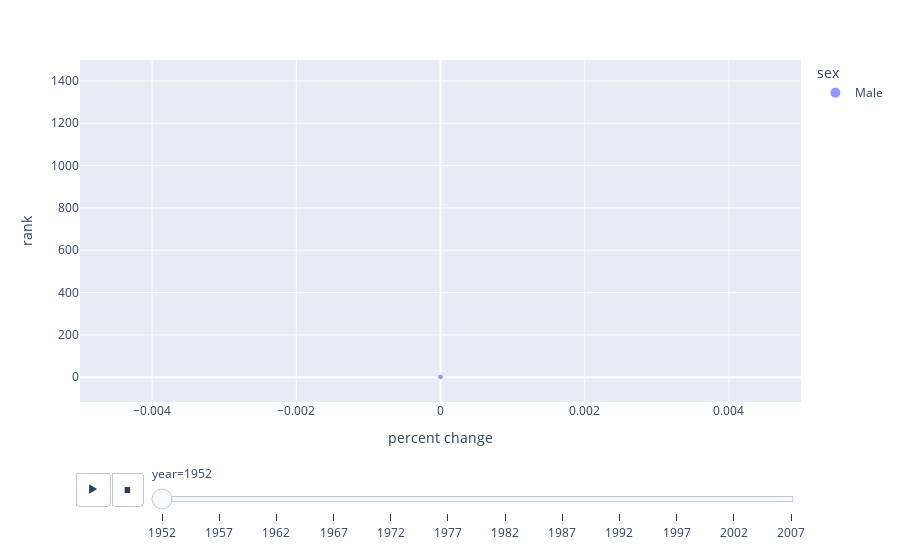

Notebook code cell kept with this figure:
### Code cell
import pandas as pd
import plotly.express as px

# Load the gapminder dataset
df = px.data.gapminder()

# Creating new columns for demonstration (replace with actual logic/data as needed)
df['percent change'] = df['gdpPercap'].pct_change().fillna(0)  # Example logic for percent change
df['rank'] = df['lifeExp'].rank()  # Ranking based on life expectancy
df['percent'] = df['pop'] / df['pop'].sum() * 100  # Percentage of total population
df['sex'] = ['Male' if i % 2 == 0 else 'Female' for i in range(len(df))]  # Adding a fake 'sex' column
df['name'] = df['country']  # Using country as name for demo purposes

# Create a scatter plot with the new columns
fig = px.scatter(df, 
                 x="percent change", 
                 y="rank", 
                 size="percent", 
                 color="sex", 
                 animation_frame="year", 
                 animation_group="name", 
                 hover_name="name", 
                 size_max=50, 
                 range_x=[-0.005, 0.005])

fig.show()

### Figure 1 — Plotly figure (JSON) as saved in the notebook; plotly's stock layout.template omitted (floating-point values rounded to 4 significant figures; data arrays with more than 128 entries replaced by an {"elided": "..."} marker saying what was removed)
{"data": [{"hovertemplate": "<b>%{hovertext}</b><br><br>sex=Male<br>year=1952<br>percent change=%{x}<br>rank=%{y}<br>percent=%{marker.size}<extra></extra>", "hovertext": {"elided": "142 str values"}, "ids": {"elided": "142 str values"}, "legendgroup": "Male", "marker": {"color": "#636efa", "size": {"elided": "142 float values"}, "sizemode": "area", "sizeref": 0.001046, "symbol": "circle"}, "mode": "markers", "name": "Male", "orientation": "v", "showlegend": true, "type": "scatter", "x": {"elided": "142 float values"}, "xaxis": "x", "y": {"elided": "142 float values"}, "yaxis": "y"}], "layout": {"legend": {"itemsizing": "constant", "title": {"text": "sex"}, "tracegroupgap": 0}, "margin": {"t": 60}, "sliders": [{"active": 0, "currentvalue": {"prefix": "year="}, "len": 0.9, "pad": {"b": 10, "t": 60}, "steps": [{"args": [["1952"], {"frame": {"duration": 0, "redraw": false}, "fromcurrent": true, "mode": "immediate", "transition": {"duration": 0, "easing": "linear"}}], "label": "1952", "method": "animate"}, {"args": [["1957"], {"frame": {"duration": 0, "redraw": false}, "fromcurrent": true, "mode": "immediate", "transition": {"duration": 0, "easing": "linear"}}], "label": "1957", "method": "animate"}, {"args": [["1962"], {"frame": {"duration": 0, "redraw": false}, "fromcurrent": true, "mode": "immediate", "transition": {"duration": 0, "easing": "linear"}}], "label": "1962", "method": "animate"}, {"args": [["1967"], {"frame": {"duration": 0, "redraw": false}, "fromcurrent": true, "mode": "immediate", "transition": {"duration": 0, "easing": "linear"}}], "label": "1967", "method": "animate"}, {"args": [["1972"], {"frame": {"duration": 0, "redraw": false}, "fromcurrent": true, "mode": "immediate", "transition": {"duration": 0, "easing": "linear"}}], "label": "1972", "method": "animate"}, {"args": [["1977"], {"frame": {"duration": 0, "redraw": false}, "fromcurrent": true, "mode": "immediate", "transition": {"duration": 0, "easing": "linear"}}], "label": "1977", "method": "animate"}, {"args": [["1982"], {"frame": {"duration": 0, "redraw": false}, "fromcurrent": true, "mode": "immediate", "transition": {"duration": 0, "easing": "linear"}}], "label": "1982", "method": "animate"}, {"args": [["1987"], {"frame": {"duration": 0, "redraw": false}, "fromcurrent": true, "mode": "immediate", "transition": {"duration": 0, "easing": "linear"}}], "label": "1987", "method": "animate"}, {"args": [["1992"], {"frame": {"duration": 0, "redraw": false}, "fromcurrent": true, "mode": "immediate", "transition": {"duration": 0, "easing": "linear"}}], "label": "1992", "method": "animate"}, {"args": [["1997"], {"frame": {"duration": 0, "redraw": false}, "fromcurrent": true, "mode": "immediate", "transition": {"duration": 0, "easing": "linear"}}], "label": "1997", "method": "animate"}, {"args": [["2002"], {"frame": {"duration": 0, "redraw": false}, "fromcurrent": true, "mode": "immediate", "transition": {"duration": 0, "easing": "linear"}}], "label": "2002", "method": "animate"}, {"args": [["2007"], {"frame": {"duration": 0, "redraw": false}, "fromcurrent": true, "mode": "immediate", "transition": {"duration": 0, "easing": "linear"}}], "label": "2007", "method": "animate"}], "x": 0.1, "xanchor": "left", "y": 0, "yanchor": "top"}], "updatemenus": [{"buttons": [{"args": [null, {"frame": {"duration": 500, "redraw": false}, "fromcurrent": true, "mode": "immediate", "transition": {"duration": 500, "easing": "linear"}}], "label": "&#9654;", "method": "animate"}, {"args": [[null], {"frame": {"duration": 0, "redraw": false}, "fromcurrent": true, "mode": "immediate", "transition": {"duration": 0, "easing": "linear"}}], "label": "&#9724;", "method": "animate"}], "direction": "left", "pad": {"r": 10, "t": 70}, "showactive": false, "type": "buttons", "x": 0.1, "xanchor": "right", "y": 0, "yanchor": "top"}], "xaxis": {"anchor": "y", "domain": [0, 1], "range": [-0.005, 0.005], "title": {"text": "percent change"}}, "yaxis": {"anchor": "x", "domain": [0, 1], "title": {"text": "rank"}}}}
